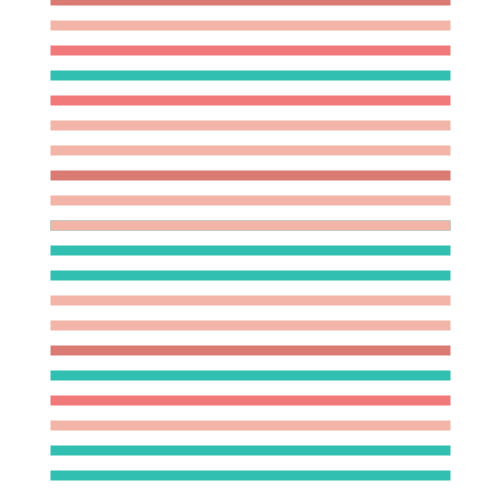
Frame 1 (no input)
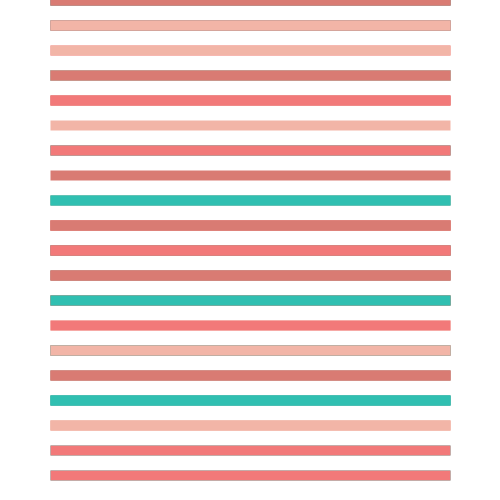
Frame 60 (the mouse pressed at the canvas centre just before this capture)
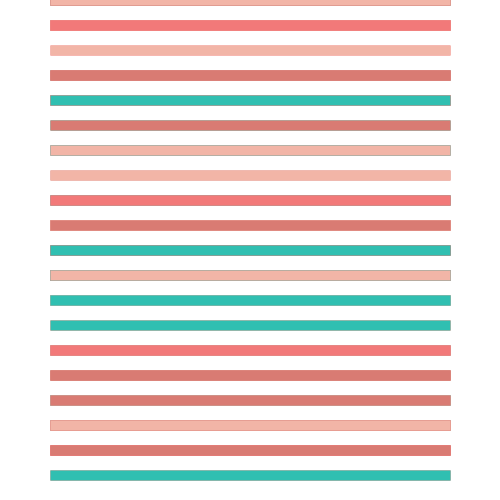
Frame 120 (the mouse held since frame 60 and released just before this capture)

The Processing sketch that drew these frames (run headless with seeded random() and noise(); from frame 60 on, the mouse is pressed at the canvas centre):

// Processing sketch: processing_160032
// ── processing_160032.pde

//For

color[] Alicia = {#1BA6A6, #30BFB1, #F2B5A7, #D97B73, #F27979};
color[] palette = Alicia;
int z= 25;
void setup(){
  size(500, 500);
  background(255);
  smooth();
  frameRate(30);
  strokeWeight(10);
  strokeCap(SQUARE);
  for(int y=0; y< height; y+= z){
    stroke(palette[int(random(1,5))]);
    line(50, y, 450, y);
  }
}

void draw(){
  stroke(palette[int(random(1,5))]);
  int y = int(random(height/z))*z;
  line(50, y, 450, y);
}
